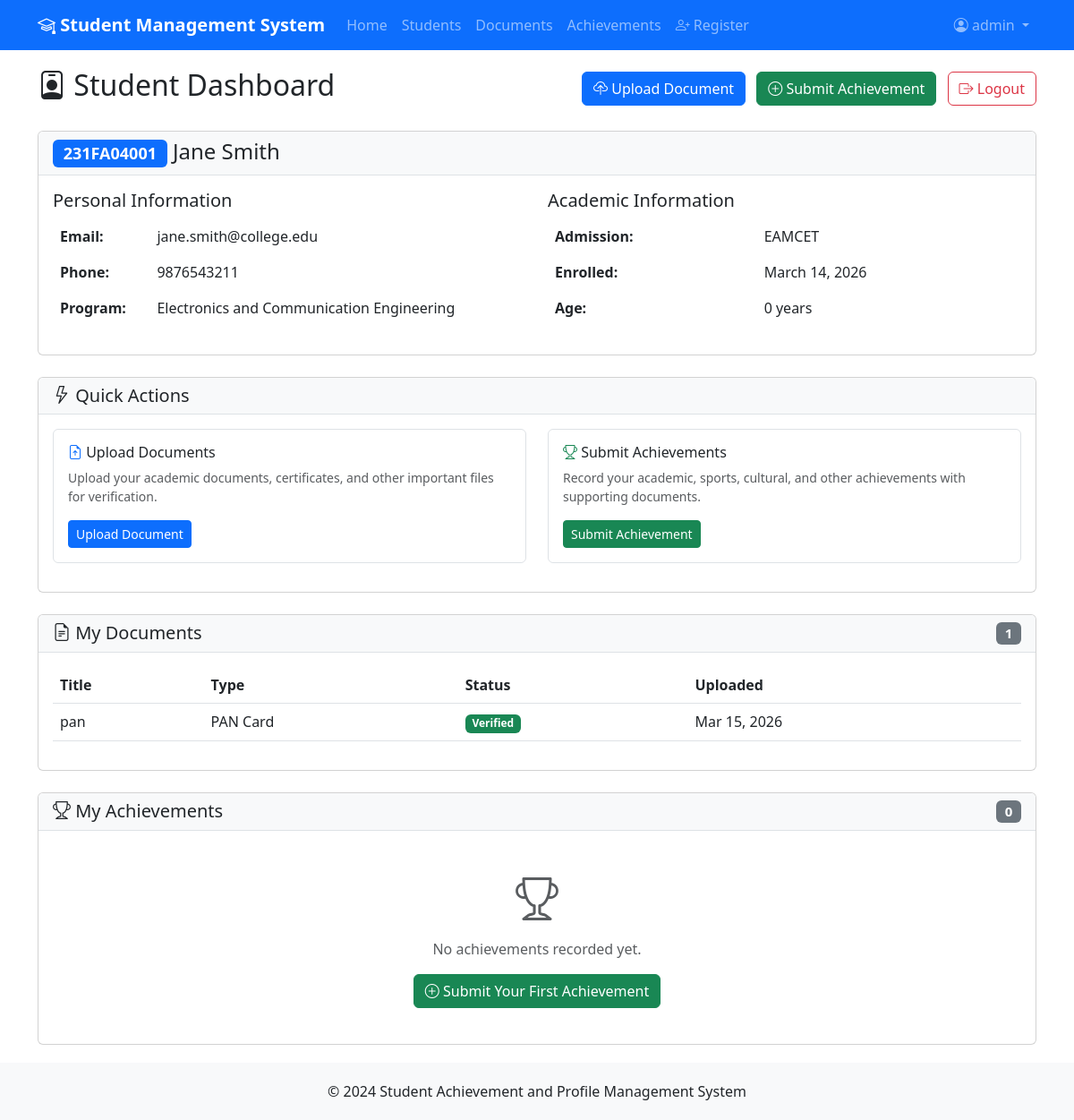
The page /student/dashboard/ (signed in) on the database its author committed.
### accounts/models.py (models this page shows, shortened)
class CustomUser(AbstractUser):
    USER_TYPE_CHOICES = [
        ('STUDENT', 'Student'),
        ('STAFF', 'Staff Member'),
        ('ADMIN', 'Administrator'),
    ]
    user_type = models.CharField(max_length=10, choices=USER_TYPE_CHOICES, default='STUDENT')
    student_profile = models.OneToOneField('students.Student', on_delete=models.CASCADE, null=True, blank=True, related_name='user_account')
    groups = models.ManyToManyField(
        'auth.Group',
        verbose_name='groups',
        blank=True,
        help_text='The groups this user belongs to.',
        related_name='customuser_set',
        related_query_name='customuser',
    )
    user_permissions = models.ManyToManyField(
        'auth.Permission',
        verbose_name='user permissions',
        blank=True,
        help_text='Specific permissions for this user.',
        related_name='customuser_set',
        related_query_name='customuser',
    )

### students/models.py (models this page shows, shortened)
class Student(models.Model):
    BATCH_PREFIX = "231"  # You can change this based on year
    DEPARTMENT_CODE = "FA"  # Department code
    SEQUENCE_START = 4001  # Starting sequence number
    registration_number = models.CharField(max_length=20, unique=True, editable=False)
    first_name = models.CharField(max_length=100)
    last_name = models.CharField(max_length=100)
    email = models.EmailField(unique=True)
    phone = models.CharField(max_length=15)
    date_of_birth = models.DateField()
    address = models.TextField()
    ADMISSION_CATEGORIES = [
        ('VSAT', 'VSAT'),
        ('EAMCET', 'EAMCET'),
        ('JEE', 'JEE Main/Advanced'),
        ('MANAGEMENT', 'Management Quota'),
        ('OTHER', 'Other'),
    ]
    admission_category = models.CharField(max_length=20, choices=ADMISSION_CATEGORIES)
    program = models.CharField(max_length=100)
    enrollment_date = models.DateField()
    created_at = models.DateTimeField(auto_now_add=True)
    updated_at = models.DateTimeField(auto_now=True)
    class Meta:
        ordering = ['-created_at']
        verbose_name = 'Student'
        verbose_name_plural = 'Students'
    @property
    def full_name(self):
        return f"{self.first_name} {self.last_name}"
    @property
    def age(self):
        today = date.today()
        return today.year - self.date_of_birth.year - (
            (today.month, today.day) < (self.date_of_birth.month, self.date_of_birth.day)
        )

### documents/models.py (models this page shows, shortened)
class Document(models.Model):
    DOCUMENT_TYPES = [
        ('MARKSHEET', 'Marksheet/Memo'),
        ('AADHAAR', 'Aadhaar Card'),
        ('PAN', 'PAN Card'),
        ('VOTER_ID', 'Voter ID'),
        ('APAAR', 'APAAR ID'),
        ('ABC_ID', 'ABC ID'),
        ('OTHER', 'Other Documents'),
    ]
    student = models.ForeignKey(Student, on_delete=models.CASCADE, related_name='documents')
    document_type = models.CharField(max_length=20, choices=DOCUMENT_TYPES)
    title = models.CharField(max_length=200)
    file = models.FileField(upload_to='documents/%Y/%m/')
    uploaded_at = models.DateTimeField(auto_now_add=True)
    verified = models.BooleanField(default=False)
    verified_by = models.ForeignKey(
        settings.AUTH_USER_MODEL,
        on_delete=models.SET_NULL,
        null=True,
        blank=True,
        related_name='verified_documents'
    )
    verified_at = models.DateTimeField(null=True, blank=True)
    class Meta:
        ordering = ['-uploaded_at']
        verbose_name = 'Document'
        verbose_name_plural = 'Documents'

### accounts/views.py (the view)
# urls.py: path('student/dashboard/', account_views.student_dashboard, name='student_dashboard'),
def student_dashboard(request):
    if not request.session.get('is_student'):
        messages.error(request, 'Please login as a student')
        return redirect('student_login')
    student_id = request.session.get('student_id')
    student = get_object_or_404(Student, id=student_id)
    context = {
        'student': student,
        'documents': student.documents.all(),
        'achievements': student.achievements.all(),
    }
    return render(request, 'students/dashboard.html', context)

### templates/students/dashboard.html (shortened to what this page needs)
{% extends 'base.html' %}
{% block content %}
<div class="row">
    <div class="col-12">
        <div class="d-flex justify-content-between align-items-center mb-4">
            <h2><i class="bi bi-person-badge"></i> Student Dashboard</h2>
            <div>
                <a href="{% url 'student_document_upload' %}" class="btn btn-primary me-2">
                    <i class="bi bi-cloud-upload"></i> Upload Document
                </a>
                <a href="{% url 'student_achievement_submit' %}" class="btn btn-success me-2">
                    <i class="bi bi-plus-circle"></i> Submit Achievement
                </a>
                <a href="{% url 'student_logout' %}" class="btn btn-outline-danger">
                    <i class="bi bi-box-arrow-right"></i> Logout
                </a>
            </div>
        </div>
        <div class="card mb-4">
            <div class="card-header">
                <h4 class="card-title mb-0">
                    <span class="badge bg-primary">{{ student.registration_number }}</span>
                    {{ student.full_name }}
                </h4>
            </div>
            <div class="card-body">
                <div class="row">
                    <div class="col-md-6">
                        <h5>Personal Information</h5>
                        <table class="table table-borderless">
                            <tr>
                                <td><strong>Email:</strong></td>
                                <td>{{ student.email }}</td>
                            </tr>
                            <tr>
                                <td><strong>Phone:</strong></td>
                                <td>{{ student.phone }}</td>
                            </tr>
                            <tr>
                                <td><strong>Program:</strong></td>
                                <td>{{ student.program }}</td>
                            </tr>
                        </table>
                    </div>
                    <div class="col-md-6">
                        <h5>Academic Information</h5>
                        <table class="table table-borderless">
                            <tr>
                                <td><strong>Admission:</strong></td>
                                <td>{{ student.get_admission_category_display }}</td>
                            </tr>
                            <tr>
                                <td><strong>Enrolled:</strong></td>
                                <td>{{ student.enrollment_date }}</td>
                            </tr>
                            <tr>
                                <td><strong>Age:</strong></td>
                                <td>{{ student.age }} years</td>
                            </tr>
                        </table>
                    </div>
                </div>
            </div>
        </div>
        <div class="row mb-4">
            <div class="col-12">
                <div class="card">
                    <div class="card-header">
                        <h5 class="card-title mb-0">
                            <i class="bi bi-lightning"></i> Quick Actions
                        </h5>
                    </div>
                    <div class="card-body">
                        <div class="row">
                            <div class="col-md-6 mb-3">
                                <div class="border rounded p-3 h-100">
                                    <h6><i class="bi bi-file-earmark-arrow-up text-primary"></i> Upload Documents</h6>
                                    <p class="text-muted small">Upload your academic documents, certificates, and other important files for verification.</p>
                                    <a href="{% url 'student_document_upload' %}" class="btn btn-sm btn-primary">Upload Document</a>
                                </div>
                            </div>
                            <div class="col-md-6 mb-3">
                                <div class="border rounded p-3 h-100">
                                    <h6><i class="bi bi-trophy text-success"></i> Submit Achievements</h6>
                                    <p class="text-muted small">Record your academic, sports, cultural, and other achievements with supporting documents.</p>
                                    <a href="{% url 'student_achievement_submit' %}" class="btn btn-sm btn-success">Submit Achievement</a>
                                </div>
                            </div>
                        </div>
                    </div>
                </div>
            </div>
        </div>
        <div class="row mb-4">
            <div class="col-12">
                <div class="card">
                    <div class="card-header">
                        <h5 class="card-title mb-0">
                            <i class="bi bi-file-earmark-text"></i> My Documents
                            <span class="badge bg-secondary float-end">{{ documents.count }}</span>
                        </h5>
                    </div>
                    <div class="card-body">
                        {% if documents %}
                            <div class="table-responsive">
                                <table class="table">
                                    <thead>
                                        <tr>
                                            <th>Title</th>
                                            <th>Type</th>
                                            <th>Status</th>
                                            <th>Uploaded</th>
                                        </tr>
                                    </thead>
                                    <tbody>
                                        {% for doc in documents %}
                                            <tr>
                                                <td>{{ doc.title }}</td>
                                                <td>{{ doc.get_document_type_display }}</td>
                                                <td>
                                                    {% if doc.verified %}
                                                        <span class="badge bg-success">Verified</span>
                                                    {% else %}
                                                        <span class="badge bg-warning">Pending</span>
                                                    {% endif %}
                                                </td>
                                                <td>{{ doc.uploaded_at|date:"M d, Y" }}</td>
                                            </tr>
                                        {% endfor %}
                                    </tbody>
                                </table>
                            </div>
                        {% endif %}
                    </div>
                </div>
            </div>
        </div>
        <div class="row">
            <div class="col-12">
                <div class="card">
                    <div class="card-header">
                        <h5 class="card-title mb-0">
                            <i class="bi bi-trophy"></i> My Achievements
                            <span class="badge bg-secondary float-end">{{ achievements.count }}</span>
                        </h5>
                    </div>
                    <div class="card-body">
                        {% if achievements %}
                            <div class="table-responsive">
                                <table class="table">
                                    <thead>
                                        <tr>
                                            <th>Title</th>
                                            <th>Category</th>
                                            <th>Status</th>
                                            <th>Date</th>
                                        </tr>
                                    </thead>
                                    <tbody>
                                        {% for achievement in achievements %}
                                            <tr>
                                                <td>{{ achievement.title }}</td>
                                                <td>{{ achievement.get_category_display }}</td>
                                                <td>
                                                    <span class="badge {{ achievement.status_badge_class }}">
                                                        {{ achievement.get_status_display }}
                                                    </span>
                                                </td>
                                                <td>{{ achievement.date|date:"M d, Y" }}</td>
                                            </tr>
                                        {% endfor %}
                                    </tbody>
                                </table>
                            </div>
                        {% else %}
                            <div class="text-center py-4">
                                <i class="bi bi-trophy text-muted" style="font-size: 3rem;"></i>
                                <p class="text-muted mt-2">No achievements recorded yet.</p>
                                <a href="{% url 'student_achievement_submit' %}" class="btn btn-success">
                                    <i class="bi bi-plus-circle"></i> Submit Your First Achievement
                                </a>
                            </div>
                        {% endif %}
                    </div>
                </div>
            </div>
        </div>
    </div>
</div>
{% endblock %}

### templates/base.html (shortened to what this page needs)
<!DOCTYPE html>
<html lang="en">
<head>
    <link href="https://cdn.jsdelivr.net/npm/bootstrap@5.3.0/dist/css/bootstrap.min.css" rel="stylesheet">
    <link rel="stylesheet" href="https://cdn.jsdelivr.net/npm/bootstrap-icons@1.10.0/font/bootstrap-icons.css">
</head>
<body>
    <nav class="navbar navbar-expand-lg navbar-dark bg-primary">
        <div class="container">
            <a class="navbar-brand" href="{% url 'home' %}">
                <i class="bi bi-mortarboard"></i> Student Management System
            </a>
            <div class="collapse navbar-collapse" id="navbarNav">
                <ul class="navbar-nav me-auto">
                    <li class="nav-item">
                        <a class="nav-link" href="{% url 'home' %}">Home</a>
                    </li>
                    <li class="nav-item">
                        <a class="nav-link" href="{% url 'student_list' %}">Students</a>
                    </li>
                    <li class="nav-item">
                        <a class="nav-link" href="{% url 'document_list' %}">Documents</a>
                    </li>
                    <li class="nav-item">
                        <a class="nav-link" href="{% url 'achievement_list' %}">Achievements</a>
                    </li>
                    <li class="nav-item">
                        <a class="nav-link" href="{% url 'student_self_register' %}">
                            <i class="bi bi-person-plus"></i> Register
                        </a>
                    </li>
                </ul>
                <ul class="navbar-nav">
                    {% if user.is_authenticated %}
                        <li class="nav-item dropdown">
                            <a class="nav-link dropdown-toggle" href="#" role="button" data-bs-toggle="dropdown">
                                <i class="bi bi-person-circle"></i> {{ user.username }}
                            </a>
                        </li>
                    {% endif %}
                </ul>
            </div>
        </div>
    </nav>
    <main class="main-content">
        <div class="container">
            {% block content %}
            {% endblock %}
        </div>
    </main>
    <footer class="footer mt-auto">
        <div class="container text-center">
            <p class="mb-0">&copy; 2024 Student Achievement and Profile Management System</p>
        </div>
    </footer>
</body>
</html>

### templates/base.html (style rules this page uses)
.navbar-brand { font-weight: bold; }
.main-content { padding: 20px 0; }
.card-header { background-color: #f8f9fa; border-bottom: 1px solid #dee2e6; }
.footer { background-color: #f8f9fa; padding: 20px 0; margin-top: 40px; }

### rows shown on the page
CustomUser: username "admin"
Student: registration_number "231FA04001", full_name "Jane Smith", email "jane.smith@college.edu", phone "9876543211", program "Electronics and Communication Engineering", admission_category "EAMCET", enrollment_date "March 14, 2026", age "0", count "1", count "0"
Document: title "pan", document_type "PAN Card", verified "Verified", uploaded_at "Mar 15, 2026"
